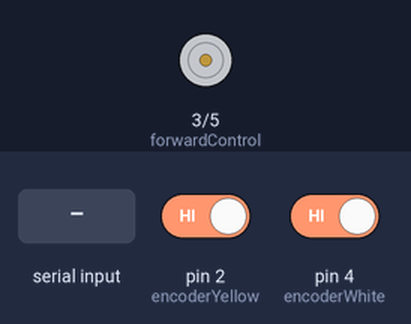
A sketch run on a simulated Arduino Uno, built with avr-gcc and run on an emulated ATmega328P. On the bench: motor-driver pin pairs drawn as motors (green arrow = first pin HIGH = forward, orange = second pin HIGH = backward, longer = more drive). Inputs (shaded band) come from the test bench; at power-on: pin 2 (encoderYellow) HIGH, pin 4 (encoderWhite) HIGH. What the sketch prints to the serial monitor is not drawn.

Above: at 1.2 s.
1.3 s: "90,45\n" received over Serial
At 2.5 s:
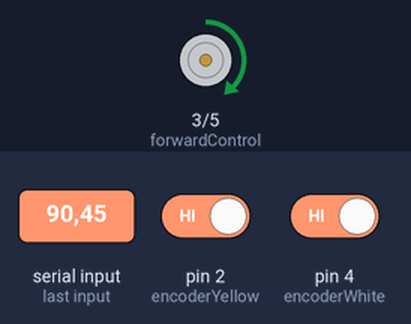
2.8 s: "30,150\n" received over Serial
At 4.0 s:
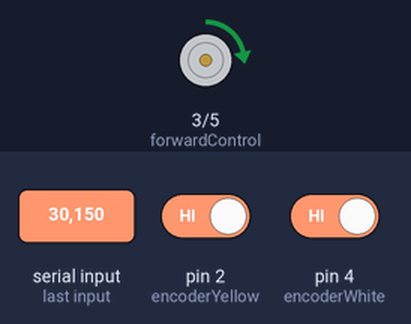
4.3 s: "200\n" received over Serial
At 5.5 s:
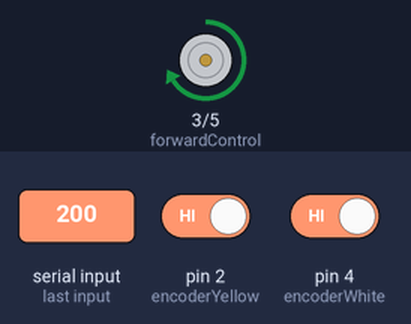
5.8 s: "90\n" received over Serial
At 7.3 s:
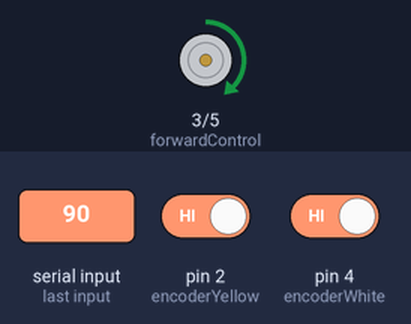
Timing chart, 0 to 8.8 s (numbered marks = the images above; inputs shaded):
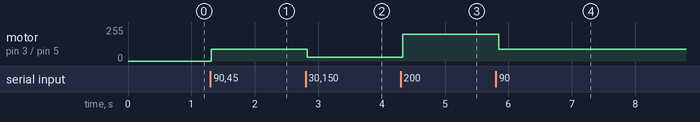

The sketch:

selfBalancing.ino
```cpp
/*Notes:
1. 1 channel of Encoder max output frequency = 2.5 kHz - 2.7 kHz;

*/


unsigned int encoderCount = 0;  //incoming encoder pulse
unsigned int totalEncoderCount = 0;  //for debugging purpose only for now
int timeCount = 0;  //time tracking at 4khz
double revolution = 0.0;
double timer = 0.0;
double RPM = 0;
double interruptFreq = 16000; //change HERE if frequency changes!!!!
int currentStateA = 0;
int currentStateB = 0;
int previousStateA = 0;
int previousStateB = 0;
int encoderYellow = 2;  //encoder pulse incoming channel
int encoderWhite = 4;  //encoder pulse incoming channel
int forwardControl = 3;  //PWM control pin
int backwardControl = 5;  //PWM control pin
int signalA = 0;  //incoming encoder pulse
int signalB = 0;  //incoming encoder pulse
boolean forward = false;  //determine the direction
boolean backward = false;  //determine the direction
int speed_error = 0;
String pwm_in = "";
boolean pwm_blk = false;
int pwm_val = 0;

void setup(){
//------------------------setting timer1 interrupt at 4khz--------------------
  cli(); //stop interrupts
  TCCR1A = 0; // set TCCR1A register to 0
  TCCR1B = 0; // set TCCR1B register to 0
  TCNT1 = 0; //initialize counter value to 0
  OCR1A = 999;  //set compare match register for 16000 khz increments
  TCCR1B |= (1<<WGM12);  //turn on CTC mode
  TCCR1B |= (1<<CS10);  //set prescaler = 1
  TIMSK1 |= (1<<OCIE1A);  //enable timer compare interrupt
  sei();  //enable interrupts
//--------------------------------------------------------------------------------
  pinMode(encoderYellow, INPUT);
  pinMode(encoderWhite, INPUT);
  pinMode(forwardControl, OUTPUT);
  pinMode(backwardControl, OUTPUT);
  Serial.begin(9600);
}

//interrupt routine
ISR(TIMER1_COMPA_vect){
//-----------------rising edge detection + RPM calculation---------------------
   ++timeCount;  // increasing at 16kHz
  currentStateA = digitalRead(encoderYellow);
  currentStateB = digitalRead(encoderWhite);
  if((previousStateA != currentStateA) || (previousStateB != currentStateB)){  //encoder pulse is changed
    ++encoderCount;
    ++totalEncoderCount;  //total encoder count from start up (no reset)
    signalA = currentStateA;
    signalB = currentStateB;
  }
  //sampling frequency must be high enough to determine the direction
  // direction_check();
  if (encoderCount >= 100 || timeCount >= 1600){ //update speed
    revolution = ((double)encoderCount) / 64.0;
    timer = ((double)timeCount)/interruptFreq;
    RPM = revolution / timer * 60.0 / 29.0;
    timeCount = 0;
    encoderCount = 0;
  }
  previousStateA = currentStateA;
  previousStateB = currentStateB;
//-----------------------------------------------------------------------
}  //end of interrupt

/*
void pid_control () {
  speed_error
}
*/

void loop(){
//------------------------debugging--------------------------------------
  /*
  for(int i = 100; i < 256; ++i){
    analogWrite(forwardControl, i);
    Serial.print("PWM: ");
    Serial.print(i);
    Serial.print(" | ");
    Serial.print("RPM: ");
    Serial.print((int)RPM);
    Serial.print(" | ");
    Serial.print("Direction: ");
    if(forward) Serial.println("forward");
    else if(backward) Serial.println("backward");
    else Serial.println("not moving");
    delay(100);
  }
  */
  while(Serial.available()){
    char inChar = Serial.read();
    pwm_in += inChar;
    pwm_blk = true;
  }
  if (pwm_blk) {
    pwm_val = pwm_in.toInt();
    pwm_blk = false;
  }
  analogWrite(forwardControl, pwm_val);

  pwm_in = "";
  //analogWrite(backwardControl, 100);
  Serial.print("encoder count: ");
  Serial.print(totalEncoderCount);
  Serial.print(" | ");
  Serial.print("RPM: ");
  Serial.print((int)RPM);
  Serial.print(" | ");
  Serial.print("Direction: ");
  if(forward) Serial.println("forward");
  else if(backward) Serial.println("backward");
  else Serial.println("not moving");
  delay(100);
//------------------------------------------------------------
}

/*
//finding the direction of the motor
void direction_check() {
  if(previousStateA == 0 && previousStateB == 0 && signalA == 0 && signalB == 1) {
    forward = true;
    backward = false;
  } else if (previousStateA == 0 && previousStateB == 1 && signalA == 1 && signalB == 0) {
    forward = true;
    backward = false;
  } else if (previousStateA == 1 && previousStateB == 0 && signalA == 0 && signalB == 0) {
    forward = true;
    backward = false;
  } else if (previousStateA == 1 && previousStateB == 1 && signalA == 1 && signalB == 0) {
    forward = true;
    backward = false;
  } else if (previousStateA == 0 && previousStateB == 0 && signalA == 1 && signalB == 0) {
    forward = false;
    backward = true;
  } else if (previousStateA == 0 && previousStateB == 1 && signalA == 0 && signalB == 0) {
    forward = false;
    backward = true;
  } else if (previousStateA == 1 && previousStateB == 0 && signalA == 1 && signalB == 1) {
    forward = false;
    backward = true;
  } else if (previousStateA == 1 && previousStateB == 1 && signalA == 0 && signalB == 1) {
    forward = false;
    backward = true;
  } else {
    forward = false;
    backward = false;
  }
}
*/
```

Measured:
- after the input at 1.3 s, motor on pin 3 (forwardControl) / pin 5 (backwardControl): stopped → forward 90/255 at once
- after the input at 2.8 s, motor on pin 3 (forwardControl) / pin 5 (backwardControl): forward 90/255 → forward 30/255 at once
- after the input at 4.3 s, motor on pin 3 (forwardControl) / pin 5 (backwardControl): forward 30/255 → forward 200/255 at once
- after the input at 5.8 s, motor on pin 3 (forwardControl) / pin 5 (backwardControl): forward 200/255 → forward 90/255 after 0.05 s
